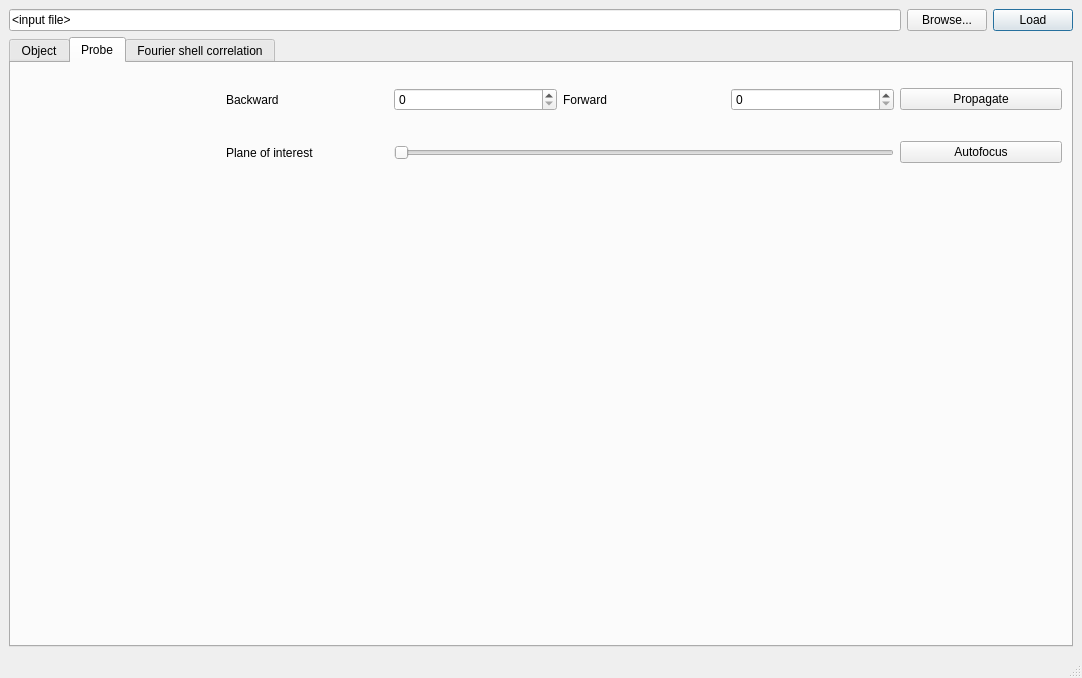
<?xml version="1.0" encoding="UTF-8"?>
<ui version="4.0">
 <class>MainWindow</class>
 <widget class="QMainWindow" name="MainWindow">
  <property name="geometry">
   <rect>
    <x>0</x>
    <y>0</y>
    <width>1082</width>
    <height>678</height>
   </rect>
  </property>
  <property name="windowTitle">
   <string>NanoMAX Ptycho Viewer</string>
  </property>
  <property name="windowIcon">
   <iconset resource="design.qrc">
    <normaloff>:/logos/icon.png</normaloff>:/logos/icon.png</iconset>
  </property>
  <widget class="QWidget" name="centralwidget">
   <layout class="QGridLayout" name="gridLayout_2">
    <item row="0" column="0">
     <layout class="QGridLayout" name="gridLayout">
      <item row="0" column="0">
       <widget class="QLineEdit" name="filenameBox">
        <property name="sizePolicy">
         <sizepolicy hsizetype="MinimumExpanding" vsizetype="Fixed">
          <horstretch>0</horstretch>
          <verstretch>0</verstretch>
         </sizepolicy>
        </property>
        <property name="minimumSize">
         <size>
          <width>100</width>
          <height>0</height>
         </size>
        </property>
        <property name="baseSize">
         <size>
          <width>200</width>
          <height>0</height>
         </size>
        </property>
        <property name="text">
         <string>&lt;input file&gt;</string>
        </property>
        <property name="placeholderText">
         <string extracomment="file to load"/>
        </property>
       </widget>
      </item>
      <item row="0" column="1">
       <widget class="QPushButton" name="browseButton">
        <property name="sizePolicy">
         <sizepolicy hsizetype="Preferred" vsizetype="Fixed">
          <horstretch>0</horstretch>
          <verstretch>0</verstretch>
         </sizepolicy>
        </property>
        <property name="maximumSize">
         <size>
          <width>1000000</width>
          <height>16777215</height>
         </size>
        </property>
        <property name="toolTip">
         <string>&lt;html&gt;&lt;head/&gt;&lt;body&gt;&lt;p&gt;Browse for data files&lt;/p&gt;&lt;/body&gt;&lt;/html&gt;</string>
        </property>
        <property name="text">
         <string>Browse...</string>
        </property>
       </widget>
      </item>
      <item row="0" column="2">
       <widget class="QPushButton" name="loadButton">
        <property name="sizePolicy">
         <sizepolicy hsizetype="Preferred" vsizetype="Fixed">
          <horstretch>0</horstretch>
          <verstretch>0</verstretch>
         </sizepolicy>
        </property>
        <property name="maximumSize">
         <size>
          <width>10000</width>
          <height>16777215</height>
         </size>
        </property>
        <property name="toolTip">
         <string>&lt;html&gt;&lt;head/&gt;&lt;body&gt;&lt;p&gt;Go!&lt;/p&gt;&lt;/body&gt;&lt;/html&gt;</string>
        </property>
        <property name="text">
         <string>Load</string>
        </property>
        <property name="autoDefault">
         <bool>true</bool>
        </property>
        <property name="default">
         <bool>true</bool>
        </property>
       </widget>
      </item>
     </layout>
    </item>
    <item row="1" column="0">
     <widget class="QTabWidget" name="tabWidget">
      <property name="focusPolicy">
       <enum>Qt::TabFocus</enum>
      </property>
      <property name="currentIndex">
       <number>1</number>
      </property>
      <widget class="QWidget" name="object">
       <attribute name="title">
        <string>Object</string>
       </attribute>
       <layout class="QHBoxLayout" name="horizontalLayout">
        <item>
         <widget class="ObjectView" name="objectWidget" native="true"/>
        </item>
       </layout>
      </widget>
      <widget class="QWidget" name="probe">
       <attribute name="title">
        <string>Probe</string>
       </attribute>
       <layout class="QGridLayout" name="gridLayout_3">
        <item row="3" column="0">
         <widget class="ProbeView" name="probePlot2" native="true">
          <property name="minimumSize">
           <size>
            <width>200</width>
            <height>0</height>
           </size>
          </property>
          <property name="maximumSize">
           <size>
            <width>600</width>
            <height>16777215</height>
           </size>
          </property>
         </widget>
        </item>
        <item row="0" column="5">
         <widget class="QPushButton" name="propagateButton">
          <property name="text">
           <string>Propagate</string>
          </property>
         </widget>
        </item>
        <item row="1" column="5">
         <widget class="QPushButton" name="focusButton">
          <property name="text">
           <string>Autofocus</string>
          </property>
         </widget>
        </item>
        <item row="2" column="0">
         <widget class="ProbeView" name="probePlot" native="true">
          <property name="sizePolicy">
           <sizepolicy hsizetype="Preferred" vsizetype="Preferred">
            <horstretch>0</horstretch>
            <verstretch>0</verstretch>
           </sizepolicy>
          </property>
          <property name="minimumSize">
           <size>
            <width>200</width>
            <height>0</height>
           </size>
          </property>
          <property name="maximumSize">
           <size>
            <width>600</width>
            <height>16777214</height>
           </size>
          </property>
         </widget>
        </item>
        <item row="2" column="1" colspan="5">
         <widget class="PropagationView" name="verticalFocusView" native="true"/>
        </item>
        <item row="0" column="1">
         <widget class="QLabel" name="label">
          <property name="text">
           <string>Backward</string>
          </property>
         </widget>
        </item>
        <item row="1" column="1">
         <widget class="QLabel" name="label_2">
          <property name="text">
           <string>Plane of interest</string>
          </property>
         </widget>
        </item>
        <item row="0" column="3">
         <widget class="QLabel" name="label_3">
          <property name="text">
           <string>Forward</string>
          </property>
         </widget>
        </item>
        <item row="0" column="2">
         <widget class="QSpinBox" name="backwardBox"/>
        </item>
        <item row="3" column="1" colspan="5">
         <widget class="PropagationView" name="horizontalFocusView" native="true"/>
        </item>
        <item row="0" column="4">
         <widget class="QSpinBox" name="forwardBox"/>
        </item>
        <item row="1" column="2" colspan="3">
         <widget class="QSlider" name="focusSlider">
          <property name="orientation">
           <enum>Qt::Horizontal</enum>
          </property>
         </widget>
        </item>
        <item row="0" column="0" rowspan="2">
         <widget class="Histogram" name="probeHist" native="true">
          <property name="minimumSize">
           <size>
            <width>0</width>
            <height>100</height>
           </size>
          </property>
         </widget>
        </item>
       </layout>
      </widget>
      <widget class="QWidget" name="fourier">
       <attribute name="title">
        <string>Fourier shell correlation</string>
       </attribute>
       <layout class="QHBoxLayout" name="horizontalLayout_3"/>
      </widget>
     </widget>
    </item>
   </layout>
  </widget>
  <widget class="QMenuBar" name="menubar">
   <property name="geometry">
    <rect>
     <x>0</x>
     <y>0</y>
     <width>1082</width>
     <height>22</height>
    </rect>
   </property>
  </widget>
  <widget class="QStatusBar" name="statusbar"/>
 </widget>
 <customwidgets>
  <customwidget>
   <class>ObjectView</class>
   <extends>QWidget</extends>
   <header>widgets/ObjectView.h</header>
   <container>1</container>
  </customwidget>
  <customwidget>
   <class>PropagationView</class>
   <extends>QWidget</extends>
   <header>widgets/Probe.h</header>
   <container>1</container>
  </customwidget>
  <customwidget>
   <class>ProbeView</class>
   <extends>QWidget</extends>
   <header>widgets/Probe.h</header>
   <container>1</container>
  </customwidget>
  <customwidget>
   <class>Histogram</class>
   <extends>QWidget</extends>
   <header>widgets/Probe.h</header>
   <container>1</container>
  </customwidget>
 </customwidgets>
 <tabstops>
  <tabstop>filenameBox</tabstop>
  <tabstop>browseButton</tabstop>
  <tabstop>loadButton</tabstop>
  <tabstop>tabWidget</tabstop>
 </tabstops>
 <resources>
  <include location="design.qrc"/>
 </resources>
 <connections/>
</ui>
